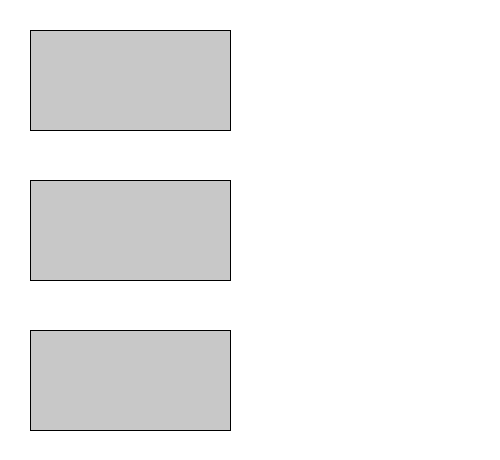
Frame 1 (no input)
Frame 60 (the mouse pressed at the canvas centre just before this capture): identical to frame 1, image omitted
Frame 120 (the mouse held since frame 60 and released just before this capture): identical to frame 1, image omitted

The Processing sketch that drew this single still picture (run headless with seeded random() and noise(); from frame 60 on, the mouse is pressed at the canvas centre):

// Processing sketch: tutorial2_number1
// ── tutorial2_number1.pde
int x1 = 30;
int y1 = 30;
int x2 = 30;
int y2 = 180;
int x3 = 30;
int y3 = 330;
int w = 200;
int h = 100;
boolean button = false;

void setup(){
  size(500,460); //width , height
  background(255,255,255);
}

void draw(){
  if (mouseX > x1 && mouseX < x1+w && mouseY > y1 && mouseY < y1+h){
    fill(255,0,0);
  } else {
    fill(200);
  }
  rect(x1,y1,w,h);
  
  if (mouseX > x2 && mouseX < x2+w && mouseY > y2 && mouseY < y2+h){
    fill(0,255,0);
  } else {
    fill(200);
  }
  rect(x2,y2,w,h);
  
  if (mouseX > x3 && mouseX < x3+w && mouseY > y3 && mouseY < y3+h){
    fill(0,0,255);
  } else {
    fill(200);
  }
  rect(x3,y3,w,h);
}
